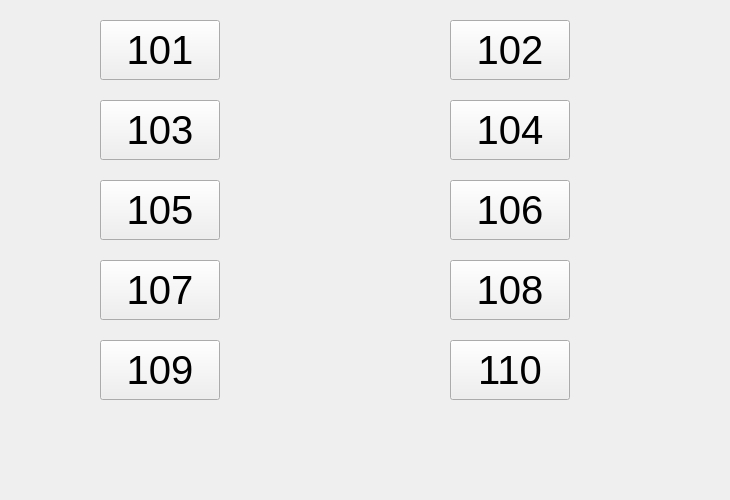
     <widget class="QWidget" name="danrenjian_2">
      <attribute name="title">
       <string>单人间</string>
      </attribute>
      <widget class="QPushButton" name="drj_12">
       <property name="geometry">
        <rect>
         <x>450</x>
         <y>20</y>
         <width>120</width>
         <height>60</height>
        </rect>
       </property>
       <property name="font">
        <font>
         <pointsize>30</pointsize>
        </font>
       </property>
       <property name="toolTip">
        <string>&lt;html&gt;&lt;head/&gt;&lt;body&gt;&lt;p align=&quot;center&quot;&gt;&lt;br/&gt;&lt;/p&gt;&lt;/body&gt;&lt;/html&gt;</string>
       </property>
       <property name="text">
        <string>102</string>
       </property>
      </widget>
      <widget class="QPushButton" name="drj_13">
       <property name="geometry">
        <rect>
         <x>100</x>
         <y>100</y>
         <width>120</width>
         <height>60</height>
        </rect>
       </property>
       <property name="font">
        <font>
         <pointsize>30</pointsize>
        </font>
       </property>
       <property name="text">
        <string>103</string>
       </property>
      </widget>
      <widget class="QPushButton" name="drj_15">
       <property name="geometry">
        <rect>
         <x>100</x>
         <y>180</y>
         <width>120</width>
         <height>60</height>
        </rect>
       </property>
       <property name="font">
        <font>
         <pointsize>30</pointsize>
        </font>
       </property>
       <property name="text">
        <string>105</string>
       </property>
      </widget>
      <widget class="QPushButton" name="drj_16">
       <property name="geometry">
        <rect>
         <x>450</x>
         <y>180</y>
         <width>120</width>
         <height>60</height>
        </rect>
       </property>
       <property name="font">
        <font>
         <pointsize>30</pointsize>
        </font>
       </property>
       <property name="text">
        <string>106</string>
       </property>
      </widget>
      <widget class="QPushButton" name="drj_17">
       <property name="geometry">
        <rect>
         <x>100</x>
         <y>260</y>
         <width>120</width>
         <height>60</height>
        </rect>
       </property>
       <property name="font">
        <font>
         <pointsize>30</pointsize>
        </font>
       </property>
       <property name="text">
        <string>107</string>
       </property>
      </widget>
      <widget class="QPushButton" name="drj_18">
       <property name="geometry">
        <rect>
         <x>450</x>
         <y>260</y>
         <width>120</width>
         <height>60</height>
        </rect>
       </property>
       <property name="font">
        <font>
         <pointsize>30</pointsize>
        </font>
       </property>
       <property name="text">
        <string>108</string>
       </property>
      </widget>
      <widget class="QPushButton" name="drj_19">
       <property name="geometry">
        <rect>
         <x>100</x>
         <y>340</y>
         <width>120</width>
         <height>60</height>
        </rect>
       </property>
       <property name="font">
        <font>
         <pointsize>30</pointsize>
        </font>
       </property>
       <property name="text">
        <string>109</string>
       </property>
      </widget>
      <widget class="QPushButton" name="drj_11">
       <property name="geometry">
        <rect>
         <x>100</x>
         <y>20</y>
         <width>120</width>
         <height>60</height>
        </rect>
       </property>
       <property name="font">
        <font>
         <pointsize>30</pointsize>
         <italic>false</italic>
        </font>
       </property>
       <property name="toolTip">
        <string>&lt;html&gt;&lt;head/&gt;&lt;body&gt;&lt;p align=&quot;center&quot;&gt;&lt;br/&gt;&lt;/p&gt;&lt;/body&gt;&lt;/html&gt;</string>
       </property>
       <property name="text">
        <string>101</string>
       </property>
      </widget>
      <widget class="QPushButton" name="drj_14">
       <property name="geometry">
        <rect>
         <x>450</x>
         <y>100</y>
         <width>120</width>
         <height>60</height>
        </rect>
       </property>
       <property name="font">
        <font>
         <pointsize>30</pointsize>
        </font>
       </property>
       <property name="text">
        <string>104</string>
       </property>
      </widget>
      <widget class="QPushButton" name="drj_20">
       <property name="geometry">
        <rect>
         <x>450</x>
         <y>340</y>
         <width>120</width>
         <height>60</height>
        </rect>
       </property>
       <property name="font">
        <font>
         <pointsize>30</pointsize>
        </font>
       </property>
       <property name="text">
        <string>110</string>
       </property>
      </widget>
      <widget class="QLabel" name="label_5">
       <property name="geometry">
        <rect>
         <x>0</x>
         <y>0</y>
         <width>721</width>
         <height>491</height>
        </rect>
       </property>
       <property name="styleSheet">
        <string notr="true">border-image: url(:/picture/1.jpg);</string>
       </property>
       <property name="text">
        <string/>
       </property>
      </widget>
      <zorder>label_5</zorder>
      <zorder>drj_12</zorder>
      <zorder>drj_13</zorder>
      <zorder>drj_15</zorder>
      <zorder>drj_16</zorder>
      <zorder>drj_17</zorder>
      <zorder>drj_18</zorder>
      <zorder>drj_19</zorder>
      <zorder>drj_11</zorder>
      <zorder>drj_14</zorder>
      <zorder>drj_20</zorder>
     </widget>
